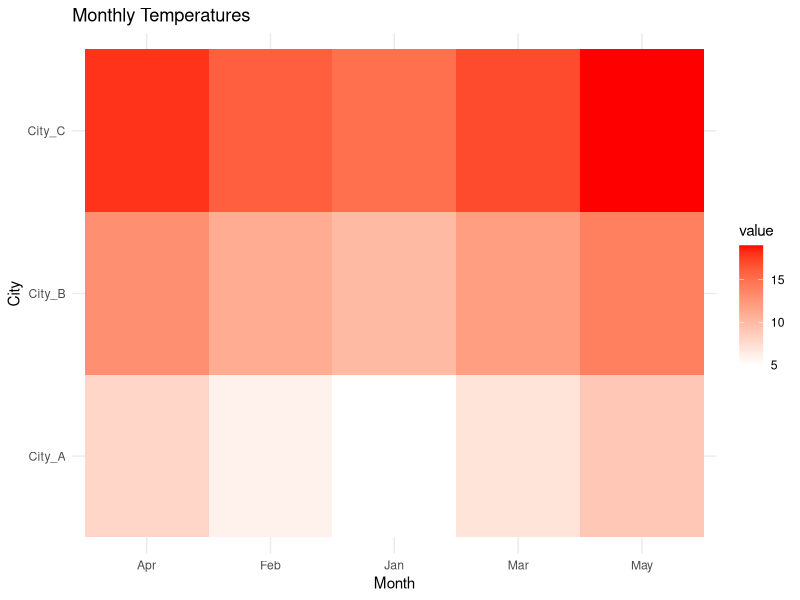

Write the R code that produced this figure.
library(ggplot2)
temperature_data <- data.frame(
  Month = c("Jan", "Feb", "Mar", "Apr", "May"),
  City_A = c(5, 6, 7, 8, 9),
  City_B = c(10, 11, 12, 13, 14),
  City_C = c(15, 16, 17, 18, 19)
)

# Reshape data for heatmap
library(reshape2)
melted_data <- melt(temperature_data, id.vars = "Month")

# Plot heatmap
ggplot(melted_data, aes(x = Month, y = variable, fill = value)) +
  geom_tile() +
  scale_fill_gradient(low = "white", high = "red") +
  labs(title = "Monthly Temperatures",
       x = "Month",
       y = "City") +
  theme_minimal()
